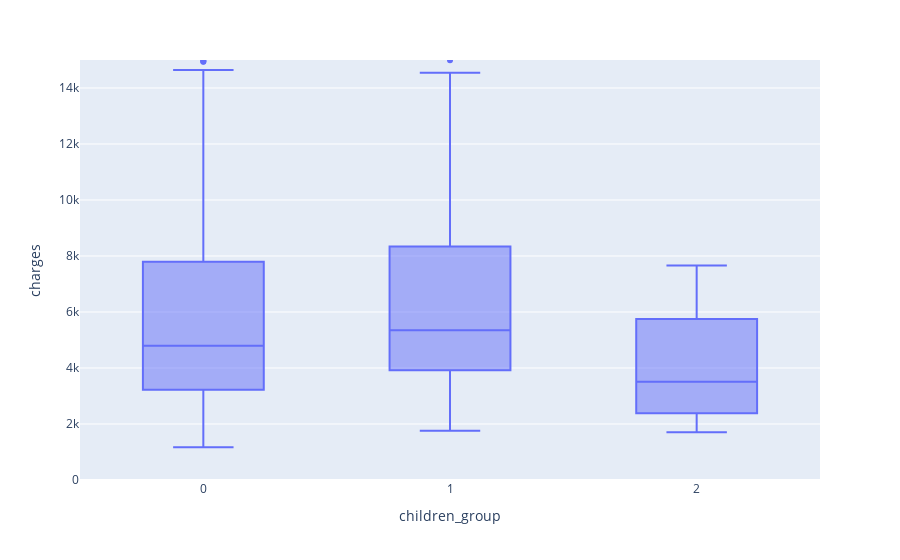

Write notebook code for a chart like this one.
### Markdown cell above
From the chart above we notice that having 0-1 child results in similar charges, 2-3 children results in similar charges, and having 4-5 children also results to similar charges.

### Code cell
# number of children as borders between segments
segments_borders = [0,2,4,6]
segments_labels = list(range(len(segments_borders)-1))
data['children_group'] = pd.cut(data['children'], segments_borders, labels=segments_labels, include_lowest=True)

fig = px.box(data, x='children_group', y='charges')
fig.update_yaxes(range=[0, 15000])
fig.show()

### Figure 1 — Plotly figure (JSON) as saved in the notebook; plotly's stock layout.template omitted (floating-point values rounded to 4 significant figures; data arrays with more than 128 entries replaced by an {"elided": "..."} marker saying what was removed)
{"data": [{"alignmentgroup": "True", "hovertemplate": "children_group=%{x}<br>charges=%{y}<extra></extra>", "legendgroup": "", "marker": {"color": "#636efa"}, "name": "", "notched": false, "offsetgroup": "", "orientation": "v", "showlegend": false, "type": "box", "x": {"elided": "1334 int values"}, "x0": " ", "xaxis": "x", "y": {"elided": "1334 int values"}, "y0": " ", "yaxis": "y"}], "layout": {"boxmode": "group", "legend": {"tracegroupgap": 0}, "margin": {"t": 60}, "xaxis": {"anchor": "y", "domain": [0, 1], "title": {"text": "children_group"}}, "yaxis": {"anchor": "x", "domain": [0, 1], "range": [0, 15000], "title": {"text": "charges"}}}}
